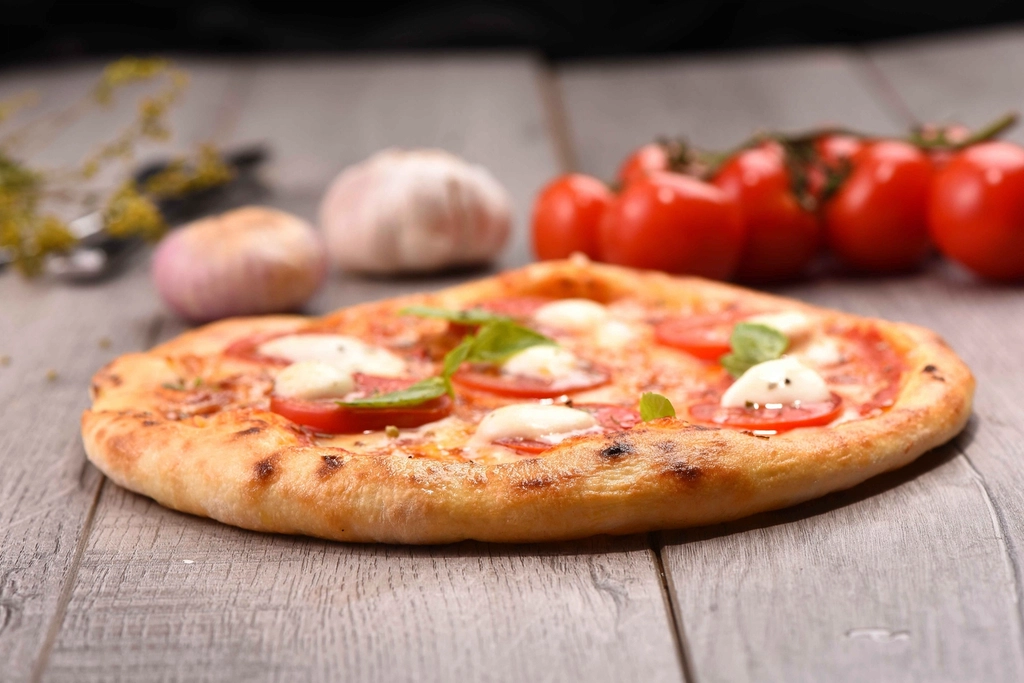
#> input picture scripts/hero/source/whole-pizza-isorepublic-cc0.jpg, 1024 x 683 px
$ python build-pizza.py
#> lines starting #> are read from the running program, lines starting #| are printed output that depends on the picture; after the words box and inside, x2 and y2 are one past the last pixel; in counts of white or black regions, pixels touching at a corner belong together
#> in main, img is the input picture: shape (683, 1024, 3); mean B, G, R 110.1, 128.1, 168.7
"""
Hero-Pizza aus einem Foto erzeugen: freistellen, 2× hochrechnen, Kanten
weich und farbrein machen, zuschneiden.

    python3 scripts/hero/build-pizza.py [foto.jpg]

Ergebnis: src/assets/hero/pizza.png (RGBA) + src/assets/hero/pizza.json
(Bildmaße und Lage der Pizza im Bild – vom Hero-Skript für Tiefe und
Hotspots benutzt).

Voraussetzungen: pip install opencv-contrib-python-headless numpy
Das EDSR-Modell (≈ 38 MB, Apache-2.0) wird beim ersten Lauf nach
scripts/hero/.cache/ geladen. Ohne Modell wird mit Lanczos hochgerechnet.

Für ein eigenes Foto gilt: Pizza vollständig im Bild, Blick schräg von
vorn (wie das Standardfoto), ruhiger Hintergrund. Die Startwerte für die
Freistellung (INIT_*) beziehen sich auf eine Bildbreite von 1024 px und
müssen bei einem anderen Foto ggf. angepasst werden.
"""
import json
import os
import sys
import urllib.request

import cv2
import numpy as np

ROOT = os.path.dirname(os.path.dirname(os.path.dirname(os.path.abspath(__file__))))
SRC = sys.argv[1] if len(sys.argv) > 1 else os.path.join(ROOT, 'scripts/hero/source/whole-pizza-isorepublic-cc0.jpg')
OUT_DIR = os.path.join(ROOT, 'src/assets/hero')
CACHE = os.path.join(ROOT, 'scripts/hero/.cache')
EDSR_URL = 'https://raw.githubusercontent.com/Saafke/EDSR_Tensorflow/master/models/EDSR_x2.pb'

# Startwerte der Freistellung (bei 1024 px Breite): wahrscheinliche Pizza als
# Hülle aus Oberseite und Unterkante, sicherer Kern innen.
INIT_TOP = ((527, 388), (452, 140))
INIT_BOTTOM = ((527, 430), (450, 120))
INIT_CORE = ((527, 400), (400, 95))
SHADOW_V = 70  # Helligkeit, unter der Pixel an der Unterkante als Tischschatten gelten


def segment(img):
    """Maske der Pizza (uint8 0/255) in Arbeitsauflösung."""
    h, w = img.shape[:2]
    mask = np.full((h, w), cv2.GC_BGD, np.uint8)
    pf = np.zeros((h, w), np.uint8)
    cv2.ellipse(pf, INIT_TOP[0], INIT_TOP[1], 0, 0, 360, 255, -1)
#> pf: shape (683, 1024); 28.5% white; 1 white region, box (x1, y1, x2, y2) and area: (75, 248, 980, 529) 199513
    cv2.ellipse(pf, INIT_BOTTOM[0], INIT_BOTTOM[1], 0, 0, 360, 255, -1)
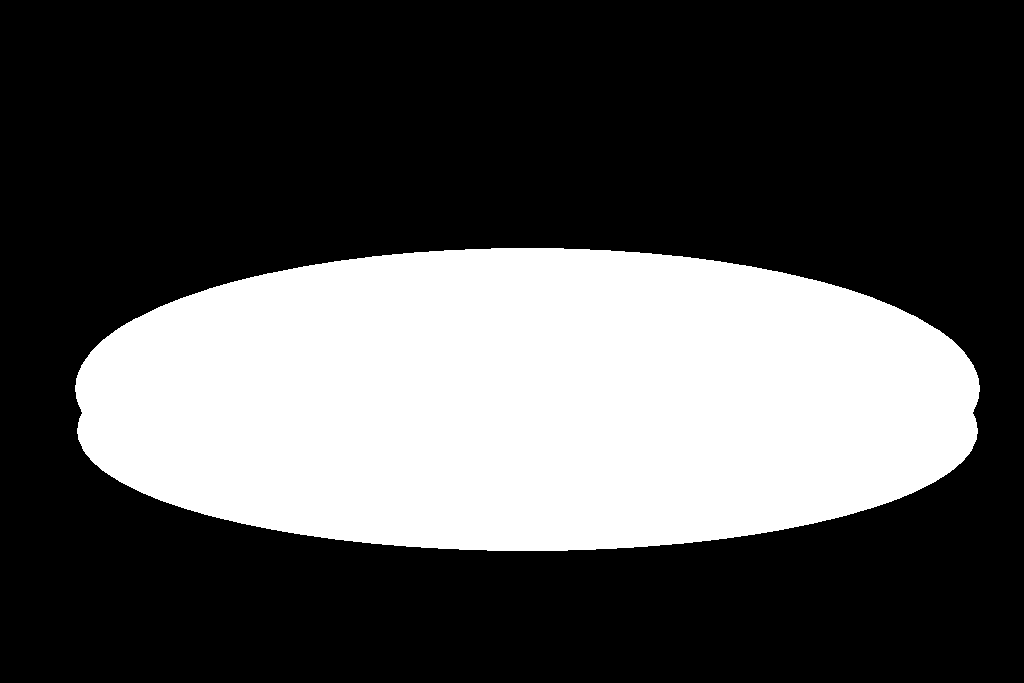
#> pf: shape (683, 1024); 31.8% white; 1 white region, box (x1, y1, x2, y2) and area: (75, 248, 980, 551) 222712
    mask[pf > 0] = cv2.GC_PR_FGD
    core = np.zeros((h, w), np.uint8)
    cv2.ellipse(core, INIT_CORE[0], INIT_CORE[1], 0, 0, 360, 255, -1)
#> core: shape (683, 1024); 17.2% white; 1 white region, box (x1, y1, x2, y2) and area: (127, 305, 928, 496) 120076
    mask[core > 0] = cv2.GC_FGD
    bgd = np.zeros((1, 65), np.float64)
    fgd = np.zeros((1, 65), np.float64)
    cv2.grabCut(img, mask, None, bgd, fgd, 8, cv2.GC_INIT_WITH_MASK)
    m = (mask == cv2.GC_FGD) | (mask == cv2.GC_PR_FGD)

    # Kontaktschatten auf dem Tisch: von der Unterkante aufwärts dunkle Pixel weg
    V = cv2.cvtColor(img, cv2.COLOR_BGR2HSV)[..., 2].astype(int)
    for x in range(w):
        col = np.nonzero(m[:, x])[0]
        if not len(col):
            continue
        y = col.max()
        while y > col.min() and V[y, x] < SHADOW_V:
            m[y, x] = False
            y -= 1
#> m: shape (683, 1024) bool; 26.7% white; 1 white region, box (x1, y1, x2, y2) and area: (82, 254, 975, 544) 186722
    mu = m.astype(np.uint8) * 255
    band = (mu > 0) & (cv2.erode(mu, cv2.getStructuringElement(cv2.MORPH_ELLIPSE, (41, 41))) == 0)
    lower = np.arange(h)[:, None] > INIT_TOP[0][1]
    m[band & lower & (V < SHADOW_V + 25)] = False

    mu = m.astype(np.uint8) * 255
    mu = cv2.morphologyEx(mu, cv2.MORPH_OPEN, cv2.getStructuringElement(cv2.MORPH_ELLIPSE, (9, 9)))
    n, lab, stats, _ = cv2.connectedComponentsWithStats(mu)
    k = 1 + np.argmax(stats[1:, cv2.CC_STAT_AREA])
    mu = np.where(lab == k, 255, 0).astype(np.uint8)
    cnts, _ = cv2.findContours(mu, cv2.RETR_EXTERNAL, cv2.CHAIN_APPROX_NONE)
    filled = np.zeros_like(mu)
    cv2.drawContours(filled, cnts, -1, 255, -1)
    return filled


def upscale(img):
    path = os.path.join(CACHE, 'EDSR_x2.pb')
    try:
        if not os.path.exists(path):
            os.makedirs(CACHE, exist_ok=True)
            print('lade EDSR-Modell …')
            urllib.request.urlretrieve(EDSR_URL, path)
#> (this line was passed over: the network is not available in this run)
        sr = cv2.dnn_superres.DnnSuperResImpl_create()
        sr.readModel(path)
        sr.setModel('edsr', 2)
        print('rechne 2× hoch (EDSR, dauert einige Minuten) …')
        return sr.upsample(img)
    except Exception as e:  # noqa: BLE001
        print('EDSR nicht verfügbar, nutze Lanczos:', e)
        h, w = img.shape[:2]
        return cv2.resize(img, (w * 2, h * 2), interpolation=cv2.INTER_LANCZOS4)


def main():
    img = cv2.imread(SRC)
    if img is None:
        sys.exit(f'Foto nicht gefunden: {SRC}')
    if img.shape[1] != 1024:
        s = 1024 / img.shape[1]
        img = cv2.resize(img, None, fx=s, fy=s, interpolation=cv2.INTER_AREA)
    mask = segment(img)

    up_cache = os.path.join(CACHE, 'up2-' + os.path.basename(SRC) + '.png')
    if os.path.exists(up_cache):
        up = cv2.imread(up_cache)
    else:
        up = upscale(img)
        os.makedirs(CACHE, exist_ok=True)
        cv2.imwrite(up_cache, up)
    H, W = up.shape[:2]

    # glatte Kontur in Zielauflösung
    soft = cv2.GaussianBlur(mask.astype(np.float32) / 255, (0, 0), 2.5)
    soft = cv2.resize(soft, (W, H), interpolation=cv2.INTER_CUBIC)
#> soft: shape (1366, 2048) float32
    binary = (soft > 0.5).astype(np.uint8)
#> binary: shape (1366, 2048); values 0 (black) and 1 (white), 26.2% white; 1 white region, box (x1, y1, x2, y2) and area: (164, 509, 1950, 1084) 734009

    # Alpha über den Abstand zur Kante: 1 px nach innen, hinten (oben) weicher
    # wie die Schärfentiefe des Fotos, vorne knackig.
    d_in = cv2.distanceTransform(binary, cv2.DIST_L2, 5)
    d_out = cv2.distanceTransform(1 - binary, cv2.DIST_L2, 5)
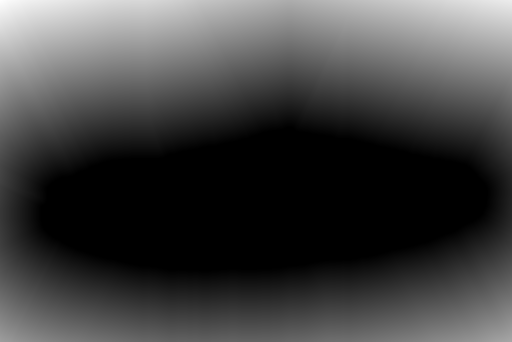
#> d_out: shape (1366, 2048) float32 (shown at 1/4 size); min 0, max 747.7, mean 191.5; drawn with min black and max white
    sd = d_in - d_out - 1.0
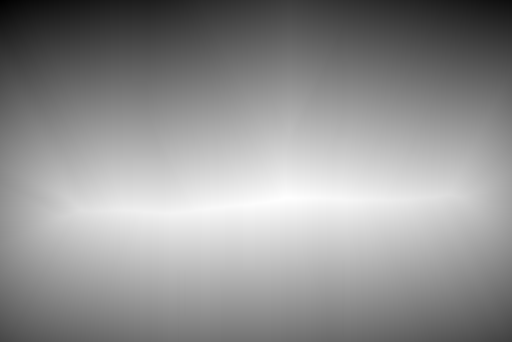
#> sd: shape (1366, 2048) float32 (shown at 1/4 size); min -748.7, max 273, mean -164.3; drawn with min black and max white
    ys, xs = np.nonzero(binary)
    top, bottom = ys.min(), ys.max()
#> top = 509; bottom = 1083
    yy = np.arange(H, dtype=np.float32)[:, None]
    far = np.clip((top + (bottom - top) * 0.45 - yy) / ((bottom - top) * 0.45), 0, 1)
#> far = 1366 values, max 1 at index 0, min 0 at index 768, mean 0.468
    feather = 1.1 + 2.6 * far
#> feather = 1366 values, max 3.7 at index 0, min 1.1 at index 768, mean 2.32
    alpha = np.clip(0.5 + sd / (2 * feather), 0, 1)

    # Farbe am Rand von innen nach außen fortsetzen (kein heller Saum vom Hintergrund)
    inner = cv2.erode(binary, np.ones((5, 5), np.uint8)).astype(np.float32)
#> inner: shape (1366, 2048) float32; values 0 (black) and 1 (white), 25.9% white; 1 white region, box (x1, y1, x2, y2) and area: (166, 511, 1948, 1082) 724526
    f = up.astype(np.float32)
    num = cv2.GaussianBlur(f * inner[..., None], (0, 0), 4)
    den = cv2.GaussianBlur(inner, (0, 0), 4)[..., None]
    ext = num / np.maximum(den, 1e-4)
    edge_w = np.clip(1 - d_in / 4.0, 0, 1)[..., None] * (den > 1e-3)
    color = f * (1 - edge_w) + ext * edge_w

    # dezente Food-Gradation: etwas mehr Tiefe in den Mitten, warm, nicht bunt
    lab = cv2.cvtColor(np.clip(color, 0, 255).astype(np.uint8), cv2.COLOR_BGR2LAB).astype(np.float32)
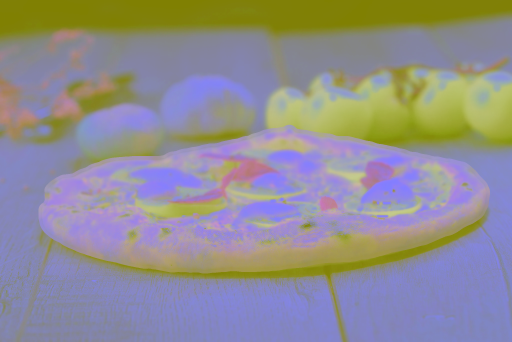
#> lab: shape (1366, 2048, 3) float32 (shown at 1/4 size); mean B, G, R 145.6, 140.3, 143.2
    L = lab[..., 0] / 255
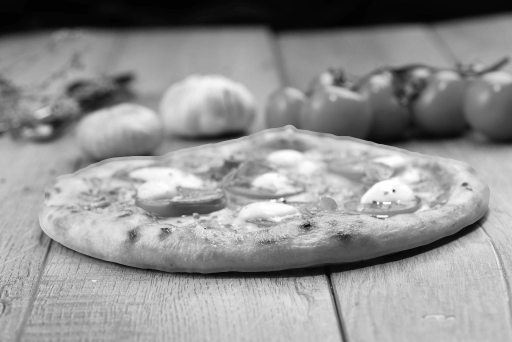
#> L: shape (1366, 2048) float32 (shown at 1/4 size); min 0.00392, max 1, mean 0.572
    L = L + 0.06 * np.sin(np.pi * L) * (L - 0.5) * 2  # leichte S-Kurve
    lab[..., 0] = np.clip(L, 0, 1) * 255
    lab[..., 1:] = (lab[..., 1:] - 128) * 1.04 + 128
    color = cv2.cvtColor(np.clip(lab, 0, 255).astype(np.uint8), cv2.COLOR_LAB2BGR)

    # zuschneiden mit Rand
    pad = 24
    x0, x1 = max(xs.min() - pad, 0), min(xs.max() + pad, W - 1)
#> x0 = 140; x1 = 1973
    y0, y1 = max(top - pad, 0), min(bottom + pad, H - 1)
#> y0 = 485; y1 = 1107
    rgba = np.dstack([color, (alpha * 255).round().astype(np.uint8)])[y0 : y1 + 1, x0 : x1 + 1]
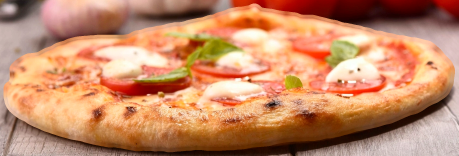
#> rgba: shape (623, 1834, 4) (shown at 1/4 size); mean B, G, R, A 102.9, 138.1, 196.5, 163.2
    os.makedirs(OUT_DIR, exist_ok=True)
    cv2.imwrite(os.path.join(OUT_DIR, 'pizza.png'), rgba, [cv2.IMWRITE_PNG_COMPRESSION, 9])

    # Geometrie für das Hero-Skript (normiert auf das zugeschnittene Bild)
    a = rgba[..., 3] > 127
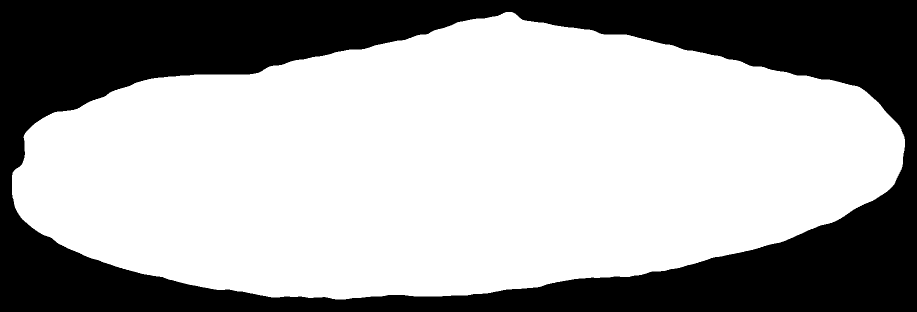
#> a: shape (623, 1834) bool (shown at 1/2 size); 64.2% white; 1 black region, box (x1, y1, x2, y2) and area: (0, 0, 1834, 623) 408573
    h, w = a.shape
    cols = np.nonzero(a.any(axis=0))[0]
#> cols = 1786 values from 24 to 1809
    rows = np.nonzero(a.any(axis=1))[0]
#> rows = 575 values from 24 to 598
    center_col = a[:, w // 2]
    cy = np.nonzero(center_col)[0]
#> cy = 547 values from 44 to 590
    meta = {
        'width': int(w),
        'height': int(h),
        'source': os.path.basename(SRC),
        'bbox': [round(cols.min() / w, 4), round(rows.min() / h, 4), round(cols.max() / w, 4), round(rows.max() / h, 4)],
        'farRim': round(cy.min() / h, 4),
        'nearEdge': round(cy.max() / h, 4),
    }
    with open(os.path.join(OUT_DIR, 'pizza.json'), 'w') as fh:
        json.dump(meta, fh, indent=2)
    print('→ src/assets/hero/pizza.png', w, 'x', h, meta)
#| → src/assets/hero/pizza.png 1834 x 623 {'width': 1834, 'height': 623, 'source': 'whole-pizza-isorepublic-cc0.jpg', 'bbox': [0.0131, 0.0385, 0.9864, 0.9599], 'farRim': 0.0706, 'nearEdge': 0.947}


if __name__ == '__main__':
    main()

$ run again, with scripts/hero/source/pepperoni-wordpress-photos-cc0.jpg copied over scripts/hero/source/whole-pizza-isorepublic-cc0.jpg
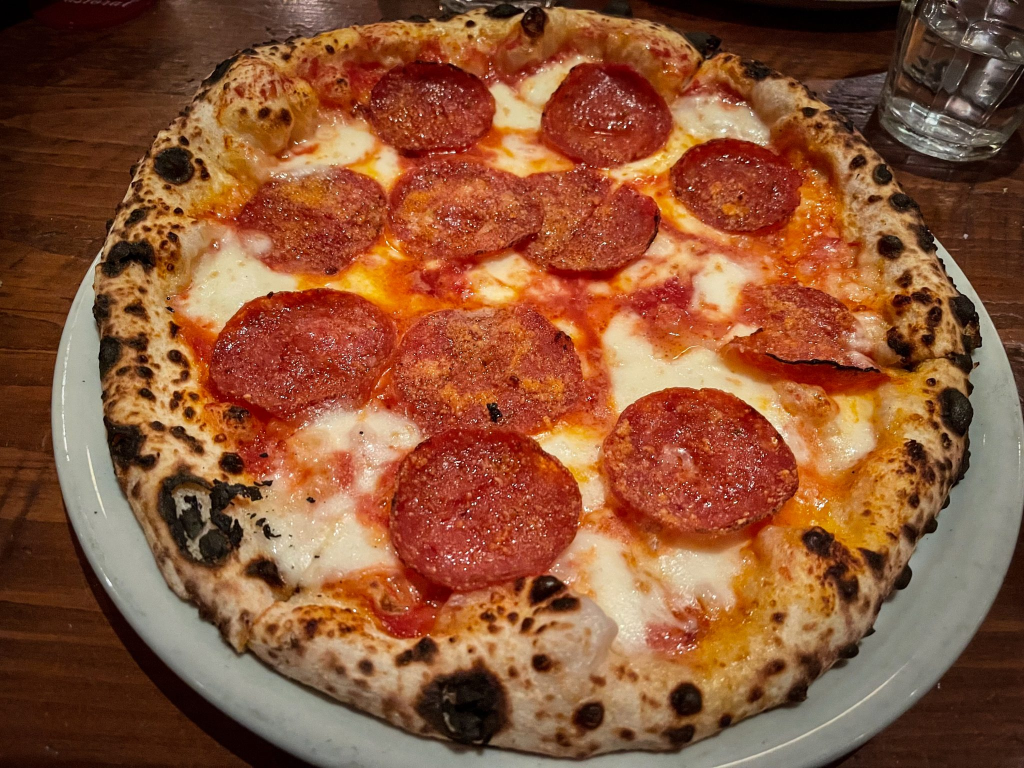
#> input picture scripts/hero/source/pepperoni-wordpress-photos-cc0.jpg, 2048 x 1536 px (shown at 1/2 size)
#> in main, img is the input picture: shape (1536, 2048, 3); mean B, G, R 54.3, 85.3, 139.9
#> img: shape (768, 1024, 3)
#> in segment, `cv2.ellipse(pf, INIT_BOTTOM[0], INIT_BOTTOM[1], 0, 0, 360, 255, -1)`:
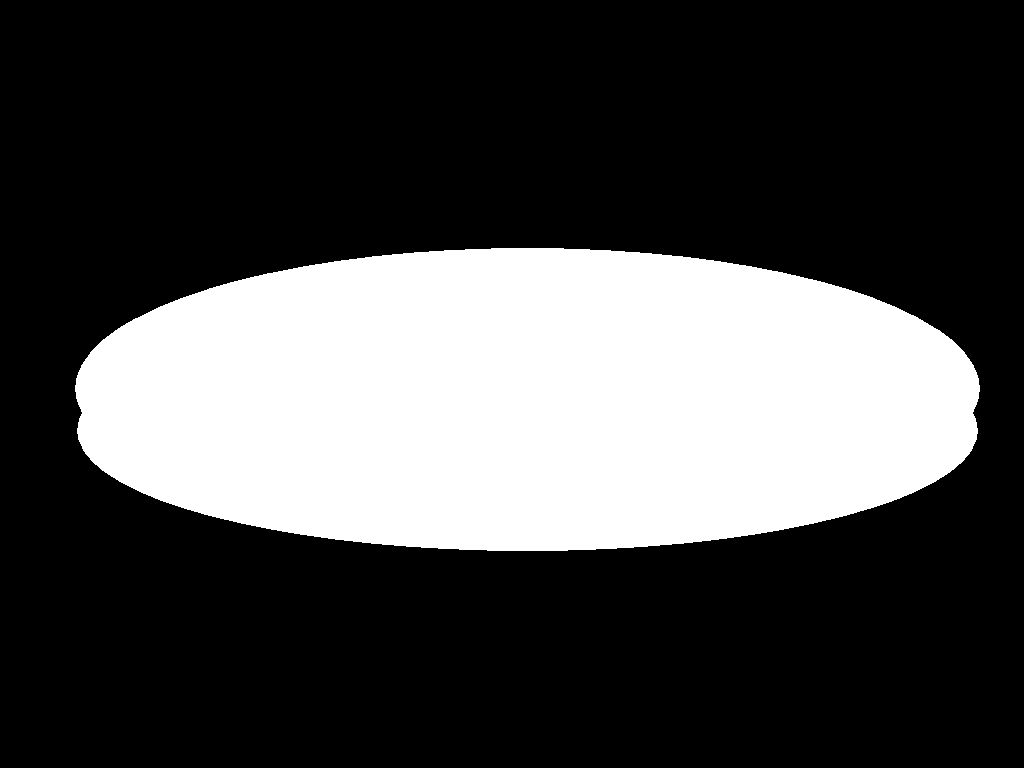
#> pf: shape (768, 1024); 28.3% white; 1 white region, box (x1, y1, x2, y2) and area: (75, 248, 980, 551) 222712
#> core: shape (768, 1024); 15.3% white; 1 white region, box (x1, y1, x2, y2) and area: (127, 305, 928, 496) 120076
#> mu: shape (768, 1024); 22.9% white; 3 white regions (2 under 20 px), largest, box (x1, y1, x2, y2) and area: (126, 248, 933, 550) 179783
#> mask: shape (768, 1024); 22.8% white; 1 white region, box (x1, y1, x2, y2) and area: (126, 248, 930, 550) 179417
#> binary: shape (1536, 2048); values 0 (black) and 1 (white), 22.8% white; 1 white region, box (x1, y1, x2, y2) and area: (252, 496, 1859, 1100) 717581
#> top = 496; bottom = 1099
#> far = 1536 values, max 1 at index 0, min 0 at index 768, mean 0.412
#> feather = 1536 values, max 3.7 at index 0, min 1.1 at index 768, mean 2.17
#> inner: shape (1536, 2048) float32; values 0 (black) and 1 (white), 22.5% white; 1 white region, box (x1, y1, x2, y2) and area: (254, 498, 1857, 1098) 708099
#> in main, `L = lab[..., 0] / 255`:
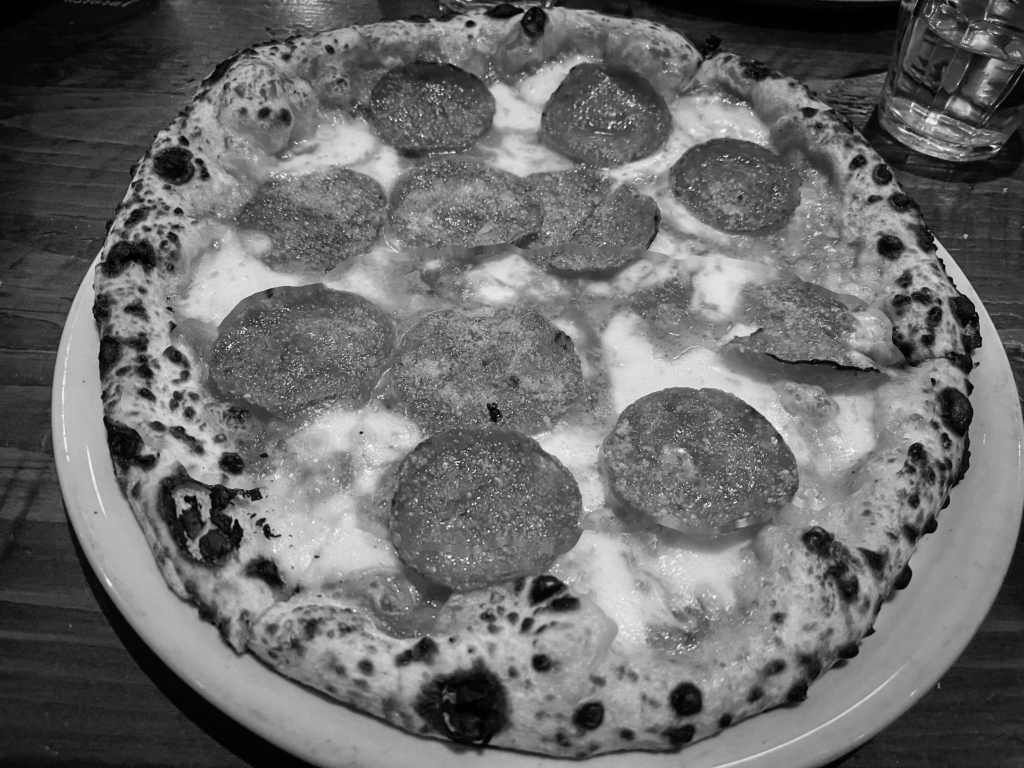
#> L: shape (1536, 2048) float32 (shown at 1/2 size); min 0, max 1, mean 0.419
#> x0 = 228; x1 = 1882
#> y0 = 472; y1 = 1123
#> cols = 1607 values from 24 to 1630
#> rows = 604 values from 24 to 627
#> cy = 578 values from 37 to 614
#| → src/assets/hero/pizza.png 1655 x 652 {'width': 1655, 'height': 652, 'source': 'whole-pizza-isorepublic-cc0.jpg', 'bbox': [0.0145, 0.0368, 0.9849, 0.9617], 'farRim': 0.0567, 'nearEdge': 0.9417}
